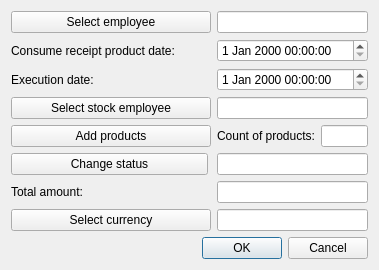
<?xml version="1.0" encoding="UTF-8"?>
<ui version="4.0">
 <class>CreateReceiptProduct</class>
 <widget class="QDialog" name="CreateReceiptProduct">
  <property name="geometry">
   <rect>
    <x>0</x>
    <y>0</y>
    <width>379</width>
    <height>270</height>
   </rect>
  </property>
  <property name="windowTitle">
   <string>Create/Update receipt product</string>
  </property>
  <property name="locale">
   <locale language="English" country="UnitedStates"/>
  </property>
  <property name="modal">
   <bool>false</bool>
  </property>
  <layout class="QGridLayout" name="gridLayout">
   <property name="leftMargin">
    <number>11</number>
   </property>
   <property name="topMargin">
    <number>11</number>
   </property>
   <property name="rightMargin">
    <number>11</number>
   </property>
   <property name="bottomMargin">
    <number>11</number>
   </property>
   <item row="7" column="1" colspan="2">
    <widget class="QLineEdit" name="currencyEdit">
     <property name="readOnly">
      <bool>true</bool>
     </property>
    </widget>
   </item>
   <item row="6" column="0">
    <widget class="QLabel" name="sumLb">
     <property name="text">
      <string>Total amount:</string>
     </property>
    </widget>
   </item>
   <item row="1" column="0">
    <widget class="QLabel" name="dateLb">
     <property name="text">
      <string>Consume receipt product date:</string>
     </property>
    </widget>
   </item>
   <item row="3" column="1" colspan="2">
    <widget class="QLineEdit" name="stockEmployeeEdit">
     <property name="toolTip">
      <string>&lt;html&gt;&lt;head/&gt;&lt;body&gt;&lt;p&gt;Enter employee ID&lt;/p&gt;&lt;/body&gt;&lt;/html&gt;</string>
     </property>
     <property name="readOnly">
      <bool>true</bool>
     </property>
    </widget>
   </item>
   <item row="8" column="0" colspan="3">
    <layout class="QHBoxLayout" name="horizontalLayout">
     <item>
      <spacer name="horizontalSpacer">
       <property name="orientation">
        <enum>Qt::Horizontal</enum>
       </property>
       <property name="sizeHint" stdset="0">
        <size>
         <width>40</width>
         <height>20</height>
        </size>
       </property>
      </spacer>
     </item>
     <item>
      <widget class="QPushButton" name="okBtn">
       <property name="text">
        <string>OK</string>
       </property>
      </widget>
     </item>
     <item>
      <widget class="QPushButton" name="cancelBtn">
       <property name="text">
        <string>Cancel</string>
       </property>
      </widget>
     </item>
    </layout>
   </item>
   <item row="0" column="1" colspan="2">
    <widget class="QLineEdit" name="employeeEdit">
     <property name="toolTip">
      <string>&lt;html&gt;&lt;head/&gt;&lt;body&gt;&lt;p&gt;Enter client ID&lt;/p&gt;&lt;/body&gt;&lt;/html&gt;</string>
     </property>
     <property name="readOnly">
      <bool>true</bool>
     </property>
    </widget>
   </item>
   <item row="1" column="1" colspan="2">
    <widget class="QDateTimeEdit" name="dateEdit"/>
   </item>
   <item row="4" column="1">
    <widget class="QLabel" name="prodCountLb">
     <property name="text">
      <string>Count of products:</string>
     </property>
    </widget>
   </item>
   <item row="7" column="0">
    <widget class="QPushButton" name="currencyBtn">
     <property name="text">
      <string>Select currency</string>
     </property>
    </widget>
   </item>
   <item row="0" column="0">
    <widget class="QPushButton" name="employeeBtn">
     <property name="minimumSize">
      <size>
       <width>200</width>
       <height>0</height>
      </size>
     </property>
     <property name="text">
      <string>Select employee</string>
     </property>
    </widget>
   </item>
   <item row="4" column="0">
    <widget class="QPushButton" name="addProdBtn">
     <property name="text">
      <string>Add products</string>
     </property>
    </widget>
   </item>
   <item row="4" column="2">
    <widget class="QLineEdit" name="prodCountEdit">
     <property name="readOnly">
      <bool>true</bool>
     </property>
    </widget>
   </item>
   <item row="6" column="1" colspan="2">
    <widget class="QLineEdit" name="sumEdit">
     <property name="readOnly">
      <bool>true</bool>
     </property>
    </widget>
   </item>
   <item row="2" column="0" colspan="3">
    <widget class="QWidget" name="execDateWidget" native="true">
     <layout class="QHBoxLayout" name="horizontalLayout_2">
      <property name="spacing">
       <number>9</number>
      </property>
      <property name="leftMargin">
       <number>0</number>
      </property>
      <property name="topMargin">
       <number>0</number>
      </property>
      <property name="rightMargin">
       <number>0</number>
      </property>
      <property name="bottomMargin">
       <number>0</number>
      </property>
      <item>
       <widget class="QLabel" name="execDateLb">
        <property name="sizePolicy">
         <sizepolicy hsizetype="Fixed" vsizetype="Preferred">
          <horstretch>0</horstretch>
          <verstretch>0</verstretch>
         </sizepolicy>
        </property>
        <property name="minimumSize">
         <size>
          <width>197</width>
          <height>0</height>
         </size>
        </property>
        <property name="text">
         <string>Execution date:</string>
        </property>
       </widget>
      </item>
      <item>
       <widget class="QDateTimeEdit" name="execDateEdit"/>
      </item>
     </layout>
    </widget>
   </item>
   <item row="3" column="0">
    <widget class="QPushButton" name="stockEmployeeBtn">
     <property name="text">
      <string>Select stock employee</string>
     </property>
    </widget>
   </item>
   <item row="5" column="0" colspan="3">
    <widget class="QWidget" name="statusWidget" native="true">
     <layout class="QHBoxLayout" name="horizontalLayout_3">
      <property name="spacing">
       <number>9</number>
      </property>
      <property name="leftMargin">
       <number>0</number>
      </property>
      <property name="topMargin">
       <number>0</number>
      </property>
      <property name="rightMargin">
       <number>0</number>
      </property>
      <property name="bottomMargin">
       <number>0</number>
      </property>
      <item>
       <widget class="QPushButton" name="statusBtn">
        <property name="sizePolicy">
         <sizepolicy hsizetype="Fixed" vsizetype="Fixed">
          <horstretch>0</horstretch>
          <verstretch>0</verstretch>
         </sizepolicy>
        </property>
        <property name="minimumSize">
         <size>
          <width>197</width>
          <height>0</height>
         </size>
        </property>
        <property name="text">
         <string>Change status</string>
        </property>
       </widget>
      </item>
      <item>
       <widget class="QLineEdit" name="statusEdit">
        <property name="readOnly">
         <bool>true</bool>
        </property>
       </widget>
      </item>
     </layout>
    </widget>
   </item>
  </layout>
 </widget>
 <tabstops>
  <tabstop>employeeBtn</tabstop>
  <tabstop>employeeEdit</tabstop>
  <tabstop>stockEmployeeBtn</tabstop>
  <tabstop>stockEmployeeEdit</tabstop>
  <tabstop>addProdBtn</tabstop>
  <tabstop>prodCountEdit</tabstop>
  <tabstop>sumEdit</tabstop>
  <tabstop>currencyBtn</tabstop>
  <tabstop>currencyEdit</tabstop>
  <tabstop>okBtn</tabstop>
  <tabstop>cancelBtn</tabstop>
 </tabstops>
 <resources/>
 <connections/>
</ui>
